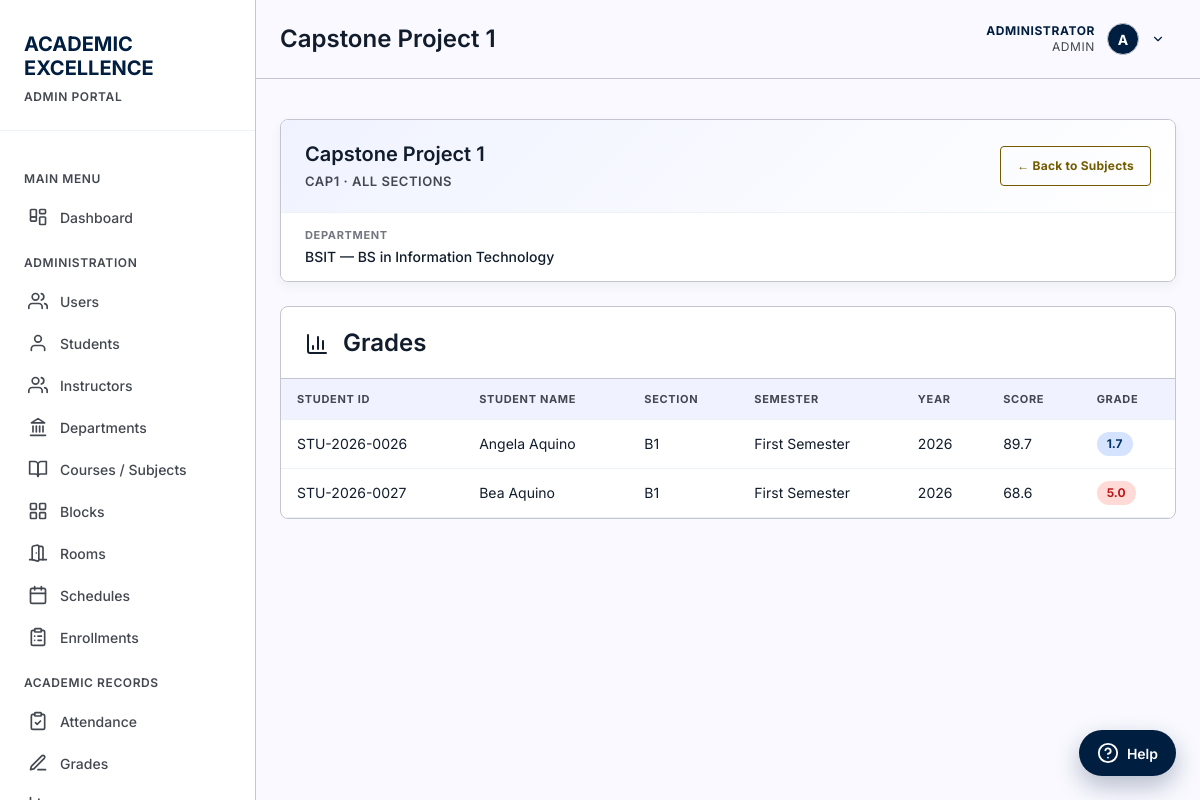
Page /pages/subject-detail.php?id=48 (signed in) on the earlier database version.
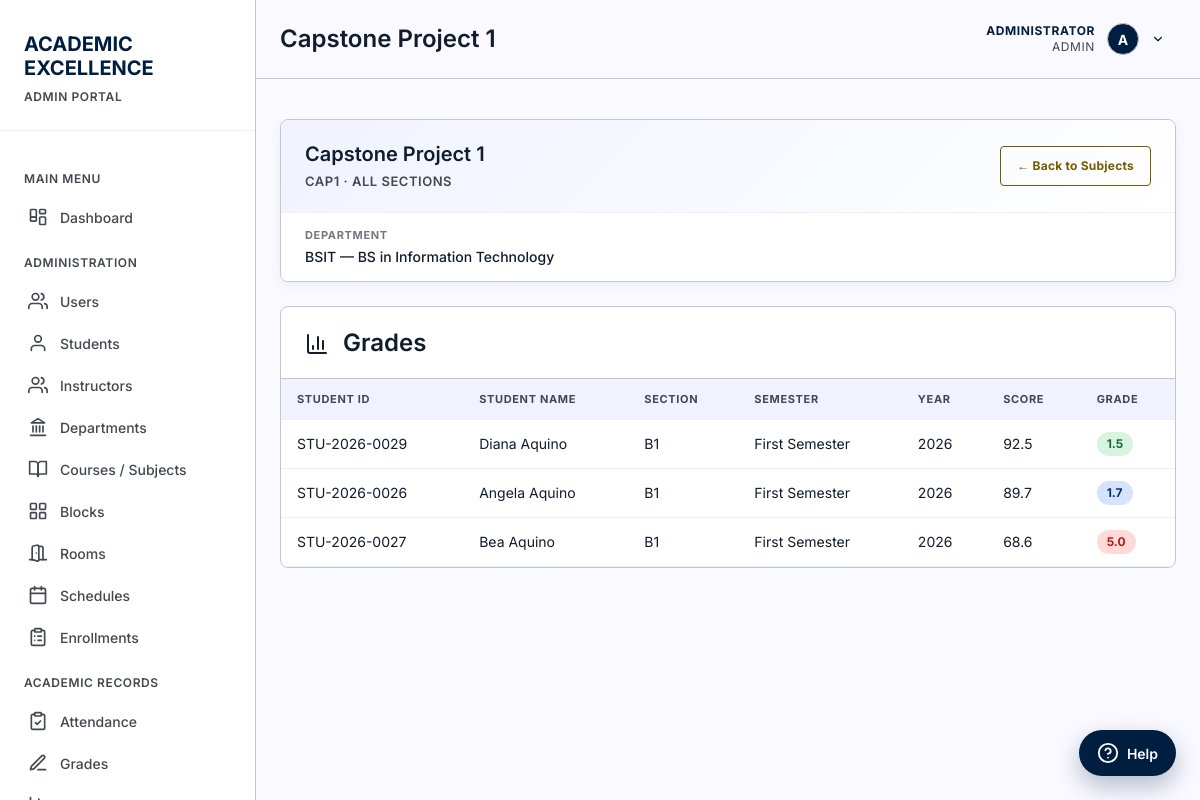
Same page on the later database version.
### tables this page shows
CREATE TABLE grades (
        id INTEGER PRIMARY KEY AUTOINCREMENT,
        student_id INTEGER NOT NULL,
        subject_id INTEGER NOT NULL,
        semester TEXT NOT NULL,
        year INTEGER NOT NULL,
        score REAL,
        grade TEXT,
        created_at TIMESTAMP DEFAULT CURRENT_TIMESTAMP, section_id INTEGER REFERENCES course_sections(id) ON DELETE SET NULL, enrollment_id INTEGER REFERENCES enrollments(id) ON DELETE SET NULL, instructor_id INTEGER REFERENCES instructors(id) ON DELETE SET NULL, assessment_type TEXT NOT NULL DEFAULT 'Final', status TEXT NOT NULL DEFAULT 'Published' CHECK(status IN ('Draft', 'Published', 'Locked')), remarks TEXT, updated_at DATETIME,
        FOREIGN KEY (student_id) REFERENCES students(id) ON DELETE CASCADE,
        FOREIGN KEY (subject_id) REFERENCES subjects(id) ON DELETE CASCADE
    );

CREATE TABLE students (
        id INTEGER PRIMARY KEY AUTOINCREMENT,
        student_id TEXT UNIQUE NOT NULL,
        first_name TEXT NOT NULL,
        last_name TEXT NOT NULL,
        email TEXT,
        phone TEXT,
        date_of_birth DATE,
        gender TEXT CHECK(gender IN ('Male', 'Female', 'Other')),
        enrollment_date DATE DEFAULT CURRENT_DATE,
        status TEXT DEFAULT 'Active' CHECK(status IN ('Active', 'Inactive', 'Graduated')),
        created_at TIMESTAMP DEFAULT CURRENT_TIMESTAMP
    , user_id INTEGER REFERENCES users(id) ON DELETE SET NULL, program_id INTEGER REFERENCES programs(id) ON DELETE SET NULL, year_level INTEGER, expected_graduation_date DATE, updated_at DATETIME, block_id INTEGER REFERENCES blocks(id) ON DELETE SET NULL, student_type TEXT NOT NULL DEFAULT 'Regular' CHECK(student_type IN ('Regular', 'Irregular')));

CREATE TABLE course_sections (
            id INTEGER PRIMARY KEY AUTOINCREMENT,
            subject_id INTEGER NOT NULL,
            instructor_id INTEGER NOT NULL,
            term_id INTEGER NOT NULL,
            section_code TEXT NOT NULL,
            room TEXT,
            schedule TEXT,
            capacity INTEGER CHECK(capacity IS NULL OR capacity > 0),
            status TEXT NOT NULL DEFAULT 'Open' CHECK(status IN ('Open', 'Closed', 'Completed', 'Cancelled')),
            created_at DATETIME NOT NULL DEFAULT CURRENT_TIMESTAMP,
            updated_at DATETIME NOT NULL DEFAULT CURRENT_TIMESTAMP, block_id INTEGER REFERENCES blocks(id) ON DELETE SET NULL,
            UNIQUE(subject_id, term_id, section_code),
            FOREIGN KEY (subject_id) REFERENCES subjects(id) ON DELETE RESTRICT,
            FOREIGN KEY (instructor_id) REFERENCES instructors(id) ON DELETE RESTRICT,
            FOREIGN KEY (term_id) REFERENCES academic_terms(id) ON DELETE RESTRICT
        );

### includes/auth.php (called while the page is built, shortened)
<?php
function currentUser() {
    static $user = false;
    if ($user === false) {
        $db = getDB();
        $stmt = $db->prepare("SELECT * FROM users WHERE id = :id AND is_active = 1");
        $stmt->execute([':id' => (int) $_SESSION['user_id']]);
        $user = $stmt->fetch() ?: null;
    }
    return $user;
}
function isLoggedIn() {
    return currentUser() !== null;
}
function requireLogin() {
    if (!isLoggedIn()) {
        header('Location: ' . baseUrl() . 'login.php');
        exit();
    }
}

### includes/functions.php (called while the page is built, shortened)
<?php
require_once __DIR__ . '/auth.php';
require_once __DIR__ . '/icons.php';
function gradeDescriptor($grade) {
    return [
        '1.00' => 'Excellent',
        '1.25' => 'Very Good',
        '1.50' => 'Very Good',
        '1.75' => 'Good',
        '2.00' => 'Good',
        '2.25' => 'Satisfactory',
        '2.50' => 'Satisfactory',
        '2.75' => 'Fairly Satisfactory',
        '3.00' => 'Fairly Satisfactory',
        '4.00' => 'Conditional',
        '5.00' => 'Failing'
    ][(string) $grade] ?? '';
}
function gradeBadgeClass($grade) {
    $g = (string) $grade;
    if ($g === '1.00' || $g === '1.25' || $g === '1.50') return 'grade-top';
    if ($g === '1.75' || $g === '2.00' || $g === '2.25') return 'grade-good';
    return 'grade-fail';
}
function formatGrade($grade) {
    $g = (float) $grade;
    return number_format(floor($g * 10) / 10, 1, '.', '');
}

### pages/subject-detail.php (the view, shortened to what the changed rows need)
<?php
require_once '../includes/functions.php';
requireLogin();
$db = getDB();
$user = currentUser();
$subjectId = intval($_GET['id'] ?? 0);
$stmt = $db->prepare("
    SELECT s.*, d.department_code, d.department_name
    FROM subjects s
    LEFT JOIN departments d ON s.department_id = d.id
    WHERE s.id = :id
");
$stmt->bindValue(':id', $subjectId, PDO::PARAM_INT);
$stmt->execute();
$subject = $stmt->fetch();
$section = null;
$courseFacts = [];
$courseFacts[] = ['Department', trim(($subject['department_code'] ?? '') . (!empty($subject['department_name']) ? ' — ' . $subject['department_name'] : '')) ?: '—'];
$scopeSql = '';
if ($user['role'] === 'student') {
    $student = currentStudent();
    $stmt = $db->prepare("
        SELECT g.*, s.first_name, s.last_name, s.student_id as student_number, cs.section_code
        FROM grades g
        JOIN students s ON g.student_id = s.id
        LEFT JOIN course_sections cs ON g.section_id = cs.id
        WHERE g.subject_id = :subject_id AND g.student_id = :sid" . $scopeSql . "
        ORDER BY g.year DESC, g.semester DESC
    ");
    $stmt->bindValue(':subject_id', $subjectId, PDO::PARAM_INT);
    $stmt->bindValue(':sid', $student['id'], PDO::PARAM_INT);
    if ($section) {
        $stmt->bindValue(':section_id', $section['id'], PDO::PARAM_INT);
    }
} else {
    $stmt = $db->prepare("
        SELECT g.*, s.first_name, s.last_name, s.student_id as student_number, cs.section_code
        FROM grades g
        JOIN students s ON g.student_id = s.id
        LEFT JOIN course_sections cs ON g.section_id = cs.id
        WHERE g.subject_id = :subject_id" . $scopeSql . "
        ORDER BY g.score DESC
    ");
    $stmt->bindValue(':subject_id', $subjectId, PDO::PARAM_INT);
}
$stmt->execute();
$grades = $stmt->fetchAll();
include '../includes/header.php';
?>
<div class="course-info">
    <div class="course-info-head">
        <div>
            <h2><?php echo htmlspecialchars($subject['subject_name']); ?></h2>
        </div>
    </div>
    <div class="course-info-grid">
        <?php foreach ($courseFacts as $fact): ?>
        <div class="course-info-item">
            <span class="course-info-label"><?php echo htmlspecialchars($fact[0]); ?></span>
            <span class="course-info-value"><?php echo htmlspecialchars($fact[1]); ?></span>
        </div>
        <?php endforeach; ?>
    </div>
</div>
<div class="table-container">
    <div class="table-header">
        <h2><?php echo icon('bar-chart', 24); ?> Grades<?php echo $section ? ' — Section ' . htmlspecialchars($section['section_code']) : ''; ?></h2>
    </div>
    <table data-pagination data-page-size="8">
        <thead>
            <tr>
                <?php if ($user['role'] !== 'student'): ?>
                <th>Student ID</th>
                <th>Student Name</th>
                <?php endif; ?>
                <th>Section</th>
                <th>Semester</th>
                <th>Year</th>
                <th>Score</th>
                <th>Grade</th>
            </tr>
        </thead>
        <tbody>
            <?php foreach ($grades as $grade): ?>
            <tr>
                <?php if ($user['role'] !== 'student'): ?>
                <td data-label="Student ID"><?php echo htmlspecialchars($grade['student_number']); ?></td>
                <td data-label="Student Name"><?php echo htmlspecialchars($grade['first_name'] . ' ' . $grade['last_name']); ?></td>
                <?php endif; ?>
                <td data-label="Section"><?php echo htmlspecialchars($grade['section_code'] ?? '—'); ?></td>
                <td data-label="Semester"><?php echo htmlspecialchars($grade['semester']); ?></td>
                <td data-label="Year"><?php echo $grade['year']; ?></td>
                <td data-label="Score"><?php echo $grade['score']; ?></td>
                <td data-label="Grade">
                    <span class="grade-badge <?php echo gradeBadgeClass($grade['grade']); ?>" title="<?php echo htmlspecialchars(gradeDescriptor($grade['grade'])); ?>">
                        <?php echo htmlspecialchars(formatGrade($grade['grade'])); ?>
                    </span>
                </td>
            </tr>
            <?php endforeach; ?>
        </tbody>
    </table>
</div>
<?php include '../includes/footer.php'; ?>

Differences in the rows shown:
added grades: student.student_id "STU-2026-0029", student.last_name "Diana Aquino", section.section_code "B1", semester "First Semester", year "2026", score "92.5", grade "1.5"
